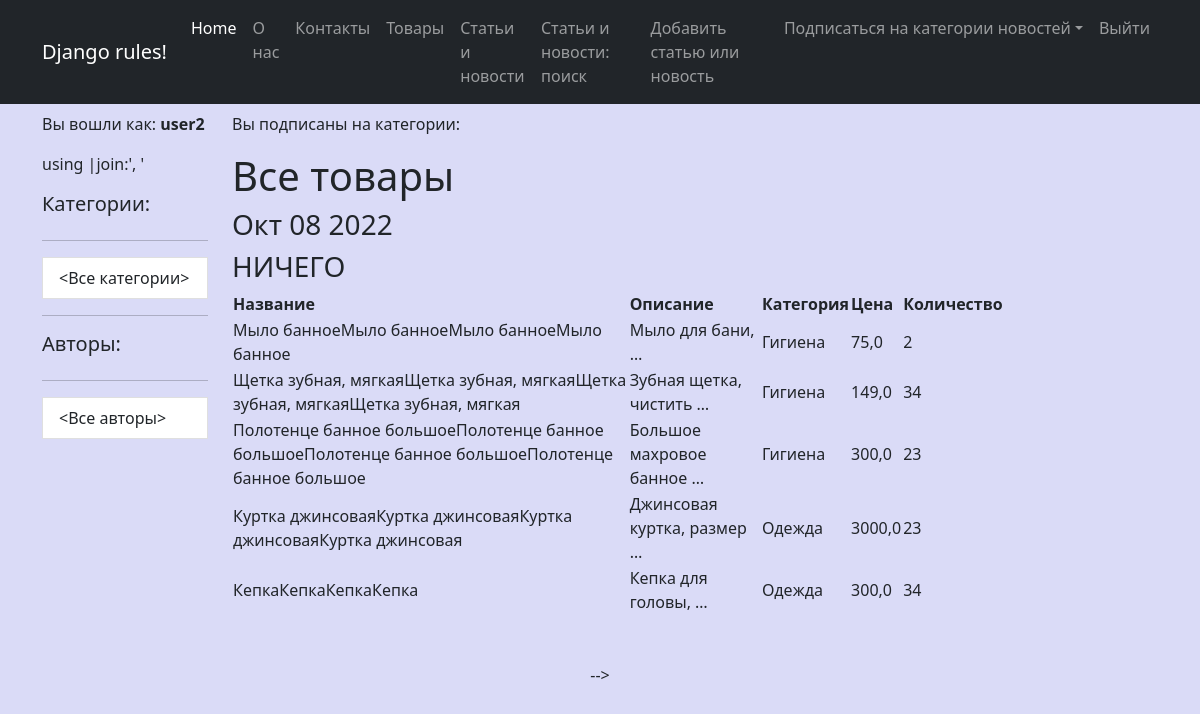
The page /products/ (signed in) on the database its author committed.
### simpleapp/models.py (models this page shows, shortened)
class Product(models.Model):
    name = models.CharField(
        max_length=50,
        unique=True, # названия товаров не должны повторяться
    )
    description = models.TextField()
    quantity = models.IntegerField(
        validators=[MinValueValidator(0)],
    )
    category = models.ForeignKey(
        to='Category',
        on_delete=models.CASCADE,
        related_name='products', # все продукты в категории будут доступны через поле products
    )
    price = models.FloatField(
        validators=[MinValueValidator(0.0)],
    )

class Category(models.Model):
    name = models.CharField(max_length=100, unique=True)  # названия категорий тоже не должны повторяться

### simpleapp/views.py (the view)
# urls.py: path('', ProductsList.as_view(),name='products'),
class ProductsList(ListView):
    model = Product
    template_name = 'products.html'
    context_object_name = 'products'
    def get_context_data(self, **kwargs):
        context = super().get_context_data(**kwargs)
        context['time_now'] = datetime.utcnow()
        context['value1'] = None
        return context

### simpleapp/templatetags/simple_app_custom_filters.py (called while the page is built)
@register.filter(name='multiply')
def multiply(value, arg):
    if isinstance(value, str) and isinstance(arg, int):
        return str(value) * arg
    else:
        raise ValueError(f'Нельзя умножить {type(value)} на {type(arg)}')

### templates/products.html (shortened to what this page needs)
{% extends 'flatpages/default.html' %}
{% load simple_app_custom_filters %}
{% block content %}
    <h1>Все товары</h1>
    <h3>{{ time_now|date:'M d Y' }}</h3>
    <h3>{{ value1|default_if_none:'НИЧЕГО' }}</h3>
    {% if products %}
        <table>
            <tr>
                <th>Название</th>
                <th>Описание</th>
                <th>Категория</th>
                <th>Цена</th>
                <th>Количество</th>
            </tr>
        {% for product in products %}
            <tr>
                <td>{{ product.name|multiply:4 }}</td>
                <td>{{ product.description|truncatewords:3 }}</td>
                <td>{{ product.category.name }}</td>
                <td>{{ product.price }}</td>
                <td>{{ product.quantity }}</td>
            </tr>
        {% endfor %}
        </table>
    {% else %}
        <h2>Товаров нет!</h2>
    {% endif %}
{% endblock content %}

### templates/flatpages/default.html (shortened to what this page needs)
{% load static %}
{% load custom_filters %}
<!DOCTYPE html>
<html lang="en">
    <head>
        <link href="https://cdn.jsdelivr.net/npm/bootstrap@5.2.1/dist/css/bootstrap.min.css" rel="stylesheet">
        <link href="https://getbootstrap.com/docs/5.2/assets/css/docs.css" rel="stylesheet">
        <link href="{% static 'css/my_style.css' %}" rel="stylesheet" type="text/css">
    </head>
    <body>
        <nav class="navbar navbar-expand-lg navbar-dark bg-dark sticky-lg-top">
            <div class="container">
                <a class="navbar-brand" href="#">Django rules!</a>
                <div class="collapse navbar-collapse" id="navbarSupportedContent">
                    <ul class="navbar-nav ms-auto mb-2 mb-lg-0">
                        <li class="nav-item"><a class="nav-link active" aria-current="page" href="#">Home</a></li>
                        <li class="nav-item"><a class="nav-link" href="/pages/about/">О нас</a></li>
                        <li class="nav-item"><a class="nav-link" href="/pages/contact/">Контакты</a></li>
                        <li class="nav-item"><a class="nav-link" href="/products/">Товары</a></li>
                        <li class="nav-item"><a class="nav-link" href="{% url 'all_news' %}">Статьи и новости</a></li>
                        <li class="nav-item"><a class="nav-link" href="{% url 'search_news' %}">Статьи и новости: поиск</a></li>
                        {% if perms.news.add_post %}
                        <li class="nav-item"><a class="nav-link" href="{% url 'add_news' %}">Добавить статью или новость</a></li>
                        {% endif %}
                        <li class="nav-item dropdown">
                            <a class="nav-link dropdown-toggle" id="navbarDropdown" href="#" role="button" data-bs-toggle="dropdown" aria-expanded="false">
                                Подписаться на категории новостей</a>
                        </li>
                        <li class="nav-item"><a class="nav-link" href="/accounts/logout">Выйти</a></li>
                    </ul>
                </div>
            </div>
        </nav>
        <div class="container">
            <div class="row mt-2">
                <div class="col-lg-2">
                    <p>Вы вошли как: <b>{{ request.user.username }}</b>
                        <p>{{ cats_by_user|join:', '}}</p><span class="comment">using |join:', '</span>
                    </p>
                    <div class="list-group">
                        <h5>Категории:</h5>
                        <div class="col-lt-1">
                            <hr>
                            <a href="{% url 'all_news' %}" class="list-group-item list-group-item-action" aria-current="true">
                                <Все категории>
                            </a>
                        </div>
                    </div>
                    <hr>
                        <h5>Авторы:</h5>
                            <div class="list-group">
                                <div class="col-lt-1">
                                    <hr>
                                    <a href="{% url 'all_news' %}" class="list-group-item list-group-item-action" aria-current="true">
                                        <Все авторы>
                                    </a>
                                </div>
                            </div>
                </div>
                <div class="col-lg-10">
                    <p>Вы подписаны на категории:
                    </p>
                    <div class="col-lg-10 text-start">
                        {% block content %}{% endblock content %}
                    </div>
                </div>
            </div>
            <div class="text-center mt-5">
                     -->
            </div>
        </div>
    </body>
</html>

### static/css/my_style.css (style rules this page uses)
body { background-color: rgb(218, 219, 247); }

### rows shown on the page
Product: name|multiply "Мыло банноеМыло банноеМыло банноеМыло банное", description "Мыло для бани, …", category.name "Гигиена", price "75,0", quantity "2"
Product: name|multiply "Щетка зубная, мягкаяЩетка зубная, мягкаяЩетка зубная, мягкаяЩетка зубная, мягкая", description "Зубная щетка, чистить …", category.name "Гигиена", price "149,0", quantity "34"
Product: name|multiply "Полотенце банное большоеПолотенце банное большоеПолотенце банное большоеПолотенце банное большое", description "Большое махровое банное …", category.name "Гигиена", price "300,0", quantity "23"
Product: name|multiply "Куртка джинсоваяКуртка джинсоваяКуртка джинсоваяКуртка джинсовая", description "Джинсовая куртка, размер …", category.name "Одежда", price "3000,0", quantity "23"
Product: name|multiply "КепкаКепкаКепкаКепка", description "Кепка для головы, …", category.name "Одежда", price "300,0", quantity "34"

### other values the page prints
{{ request.user.username }} "user2"
{{ time_now|date:'M d Y' }} "Окт 08 2022"
{{ value1|default_if_none:'НИЧЕГО' }} "НИЧЕГО"
